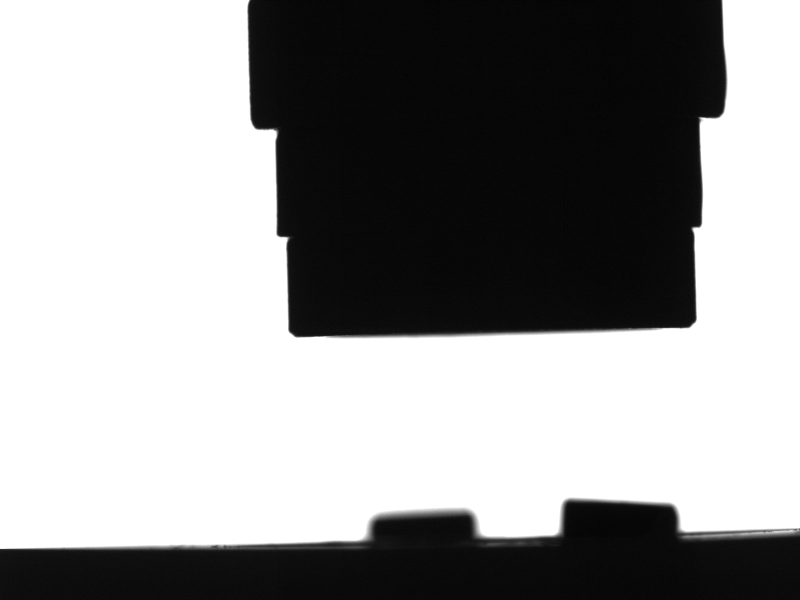
#> input picture Showcase/perfect.bmp, 1600 x 1200 px (shown at 1/2 size)
$ python matchTestSingleNoDis.py   (Python 2 division)   (older library calls are emulated)
#> lines starting #> are read from the running program, lines starting #| are printed output that depends on the picture; after the words box and inside, x2 and y2 are one past the last pixel; in counts of white or black regions, pixels touching at a corner belong together; long printed decimals are rounded
### Showcase/cvlib.py
"""
BNL NSLS-2 Computer Vision Module
Author: William Watson
Date: 2016-7-14

This Module contains numerous functions designed to
help in the data manipulation of images on the Beam-lines within NSLS-2.
It Uses the numpy and cv2 libraries to construct a simple module to
make image processing and computer vision easier, faster, and more compact.
"""

# DEPENDENCIES
import cv2
import numpy as np
import sys
import time
from matplotlib import pyplot as plt
import matplotlib
from epics import caget, caput
from scipy.optimize import leastsq


# VERSION
__version__ = "0.5.4.1"
__opencv__ = cv2.__version__
__npversion__ = np.version.version
__sysver__ = sys.version
__matplotlibver__ = matplotlib.__version__


# GLOBAL VARS
colorMap_flag = {"autumn":0, "bone":1, "jet":2, "winter":3, "rainbow":4, "ocean":5, "summer":6, "spring":7, "cool":8, "hsv":9, "pink":10, "hot":11}
border_flag = {"constant":0, "reflect":2, "reflect101":4, "replicate":1, "default":4, "wrap":3}
EPICSTYPE = {1 : np.uint16 , 0 : np.uint8, 2:np.uint32, 3: np.uint64}
EPICSCOLOR = {0: "gray", 1: "bayer", 2: "RBG1"}

#######################################################################################

# EXPERIMENTAL SECTION - ALL NEW METHODS GO HERE FIRST FOR TESTING
#FIX FIX FIX

# METHODS KNOWN TO BE BROKEN / Need Further Looking!!!!!!!!!


# [1038 lines left out: functions backgroundSubtract, enhance, watershed, drawHarrisSubPixel, depthImg, sharpen and 49 more, not called in this run]


def grayscale(img):
        """
        Returns a grayscale version of img

        Params:
	* img - image

        Returns:
	* Grayscale image
        """
	if img is None:
		print "Img is None"
		sys.exit()
	if len(img.shape) > 2:
		return cv2.cvtColor(img, cv2.COLOR_BGR2GRAY)
	else:
		return img


# [166 lines left out: functions cvtColor, applyColorMap, applyJET, applyHSV, getColorMapFlags, bgr2hsv and 4 more, not called in this run]


def centroid(cnt):
        """
        Returns the centroid to a given contour

        Params:
	* cnt - contour

        Returns:
	* (cx, cy) -> Pixel Position of the Centroid
        """
	M = cv2.moments(cnt)
	cx = int(M['m10']/M['m00'])
	cy = int(M['m01']/M['m00'])
	return (cx, cy)


# [31 lines left out: functions centroidFloat, plotCentroid, not called in this run]


def sort(contours):
        """
        Sorts a list of contours by number of points, in descending order

        Params:
	* contours - list of contours to sort

        Returns:
	* Sorted list of contour objects such that the largest contour is first
        """
	return sorted(contours, reverse=True, key=len)


# [13 lines left out: function sortList, not called in this run]


def findContours(img, thresh=127, val=255):
        """
        Returns the contours to a given image, sorted by size of contour

        Params:
	* img - Image to find contours in
	* thresh - OPTIONAL - threhsold value used
	* val - OPTIONAL - value to set items in threshold

        Returns:
	* Sorted List of Contours found in img
        """
	gray = grayscale(img)
	ret, binary = cv2.threshold(gray, thresh, val, cv2.THRESH_BINARY_INV)
	bina, contours, hierarchy = cv2.findContours(binary, cv2.RETR_TREE, cv2.CHAIN_APPROX_SIMPLE)
	errorCheckContour(contours)
	return sort(contours)


# [16 lines left out: function findCntHierarchy, not called in this run]


def errorCheckContour(contours):
        """
        Error checks the contours in images and stops program if something is wrong

        Params:
	* contours - list of contours to error check
        """
	if contours is None:
		print "ERROR: FindContours: Missing objects: No contours found, please check image...\n"
		sys.exit() # maybe return false?


# [464 lines left out: functions contourApprox, aspectRatio, extent, boundingRect, boundingRectPoints, minEncloseCircle and 26 more, not called in this run]


def matchShapes(cnt1, cnt2):
        """
        Takes two contours and compares them.

        Params:
	* cnt1 - first contour
	* cnt2 - second contour

        Returns:
	* metric showing similarity, lower the result, better the match
        """
	ret = cv2.matchShapes(cnt1, cnt2, 1, 0.0)
	return ret


# [144 lines left out: functions binaryThreshold, adaptiveMeanThreshold, adaptiveGaussianThreshold, otsu, rotate, edgeDetect and 2 more, not called in this run]


def load(filename, flag=None):
        """
        Loads an image from a file name and returns it in color mode (default).
        Safety check if img fails to load.

        Params:
	* filename - filename of image
	* flag - OPTIONAL - open mode: 1 = COLOR, 0 = GRAYSCALE, -1 = UNCHANGED

        Returns:
        * Loaded Img if sucessful
        """
	if flag is None:
		img = cv2.imread(filename)
	elif flag is 1 or flag is 0 or flag is -1:
		img = cv2.imread(filename, flag)
	else:
		print "ERROR: Load: Incorrect flag parameter: " + str(flag) + "\n"
		sys.exit()
	if img is None:
		print "ERROR: Load: Image not found/supported at: " + str(filename) + "\n"
		sys.exit()
	else:
		return img


# [112 lines left out: functions fetchImg, epicscaget, epicscaput, epicscainfo, getColorFlag, backProjection, not called in this run]


def templateMatchSingle(img, template):
        """
        Template Matching - Single Object, will find the points to draw a rectangle over given template

        Params:
	* img - image
	* template - template image to match

        Returns:
	* (top left, bottom right) - points of a rectangle
        """
	img = grayscale(img)
	template = grayscale(template)
	w, h = template.shape[::-1]
	res = cv2.matchTemplate(img, template, cv2.TM_CCOEFF)
	min_val, max_val, min_loc, max_loc = cv2.minMaxLoc(res)
	top_left = max_loc
	bottom_right = (top_left[0] + w, top_left[1] + h)
	return top_left, bottom_right


# [1171 lines left out: functions drawMatch, save, getSupportedFileFormats, saveImgs, templateMatchMulti, drawMatchMulti and 53 more, not called in this run]

# End of File

### Showcase/matchTestSingleNoDis.py
#!/usr/bin/env python
"""
Author: William Watson
This program finds the pin and gripper through all 19
photos.
"""

import cvlib

best = cvlib.load("perfect.bmp")
#> in load, img is the input picture: shape (1200, 1600, 3); min 0, max 255, mean 152.8
#bestTh = cvlib.binaryThreshold(best, threshVal=100, invert=False)
contours = cvlib.findContours(best, thresh=100)
#> in findContours, `ret, binary = cv2.threshold(gray, thresh, val, cv2.THRESH_BINARY_INV)`:
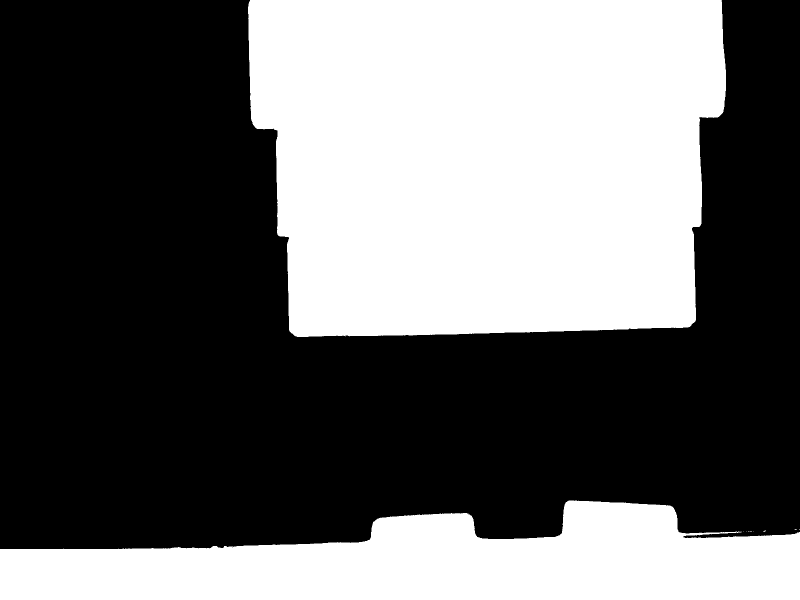
#> binary: shape (1200, 1600) (shown at 1/2 size); 41.4% white; 10 white regions (8 under 20 px)
#> in findContours, `ret, binary = cv2.threshold(gray, thresh, val, cv2.THRESH_BINARY_INV)`: ret = 100
#> in findContours, `bina, contours, hierarchy = cv2.findContours(binary, cv2.RETR_TREE, cv..`: contours = 11 contours, 9 with area under 20; largest, box (x1, y1, x2, y2) and area: (496, 0, 1452, 674) 580659, (0, 1001, 1600, 1200) 210110
contours = contours[1]
#> contours = contour of 384 points, box (x1, y1, x2, y2) (496, 0, 1452, 674), area 580659
# [4 lines of commented-out code are left out]
img = cvlib.load("photo01.bmp")
#> call 2 of load, with filename = 'photo01.bmp'
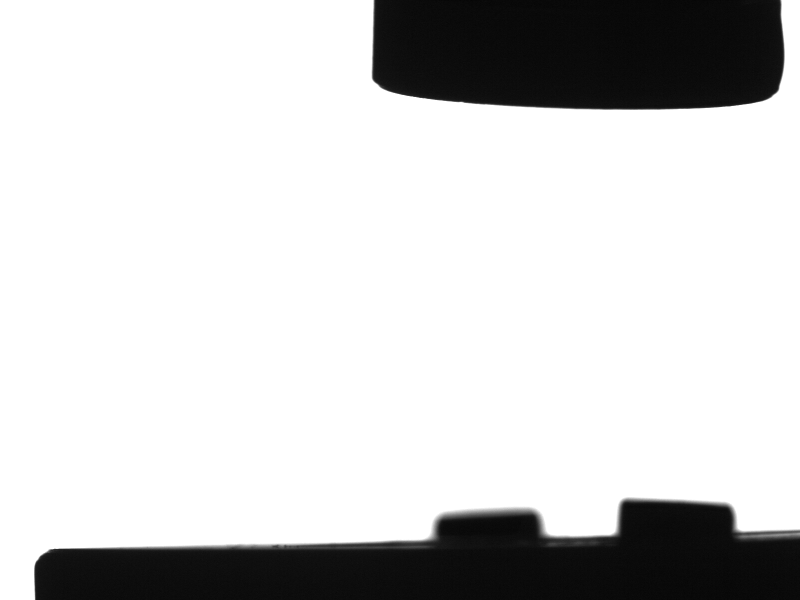
#> input picture Showcase/photo01.bmp, 1600 x 1200 px (shown at 1/2 size)
#> in load, img is the input picture: shape (1200, 1600, 3); min 0, max 255, mean 207.6
#imgTh = cvlib.binaryThreshold(img, threshVal=100, invert=False)
cnts = cvlib.findContours(img, thresh=100)
#> call 2 of findContours, with thresh = 100, val = 255
#> in findContours (call 2), `ret, binary = cv2.threshold(gray, thresh, val, cv2.THRESH_BINARY_INV)`:
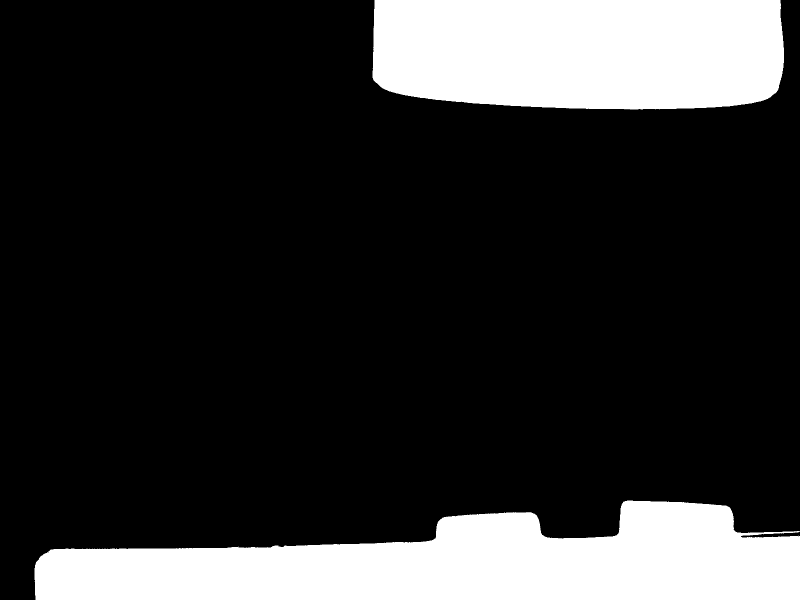
#> binary: shape (1200, 1600) (shown at 1/2 size); 19.4% white; 2 white regions
#> in findContours (call 2), `bina, contours, hierarchy = cv2.findContours(binary, cv2.RETR_TREE, cv..`: contours = 3 contours, 1 with area under 20; largest, box (x1, y1, x2, y2) and area: (69, 1001, 1600, 1200) 200793, (745, 0, 1568, 219) 169088
#> cnts has the same summary as contours in findContours
cx, cy = cvlib.centroid(cnts[0])
#> in centroid, `M = cv2.moments(cnt)`: M = moments, m00 200793, centre m10/m00, m01/m00 = (916, 1129)
#> in centroid, `cx = int(M['m10']/M['m00'])`: cx = 915
#> in centroid, `cy = int(M['m01']/M['m00'])`: cy = 1128
#> cx = 915; cy = 1128
if cy < 700:
        mount = cnts[0]
else:
        mount = cnts[1]
#> mount = contour of 248 points, box (x1, y1, x2, y2) (745, 0, 1568, 219), area 169088
#cvlib.drawContour(img, mount, thickness = 5)
#cvlib.drawContour(img, contours, thickness = 5, color=(255,255,0))
print "Image  " + str(cvlib.matchShapes(contours, mount)) + " Sim"
#> in matchShapes, `ret = cv2.matchShapes(cnt1, cnt2, 1, 0.0)`: ret = 1.35
#| Image  1.352 Sim
pinner = cvlib.templateMatchSingle(img, cvlib.load("pin.bmp"))
#> call 3 of load, with filename = 'pin.bmp'
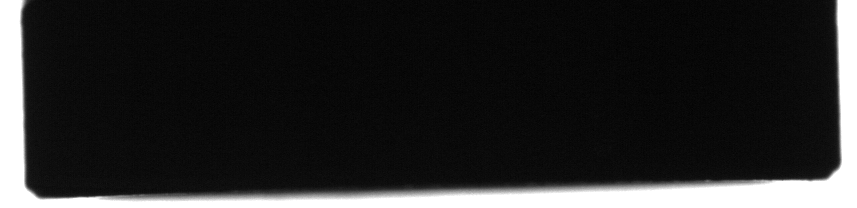
#> input picture Showcase/pin.bmp, 857 x 208 px
#> in load, img is the input picture: shape (208, 857, 3); min 0, max 255, mean 41.4
#> in templateMatchSingle, `res = cv2.matchTemplate(img, template, cv2.TM_CCOEFF)`:
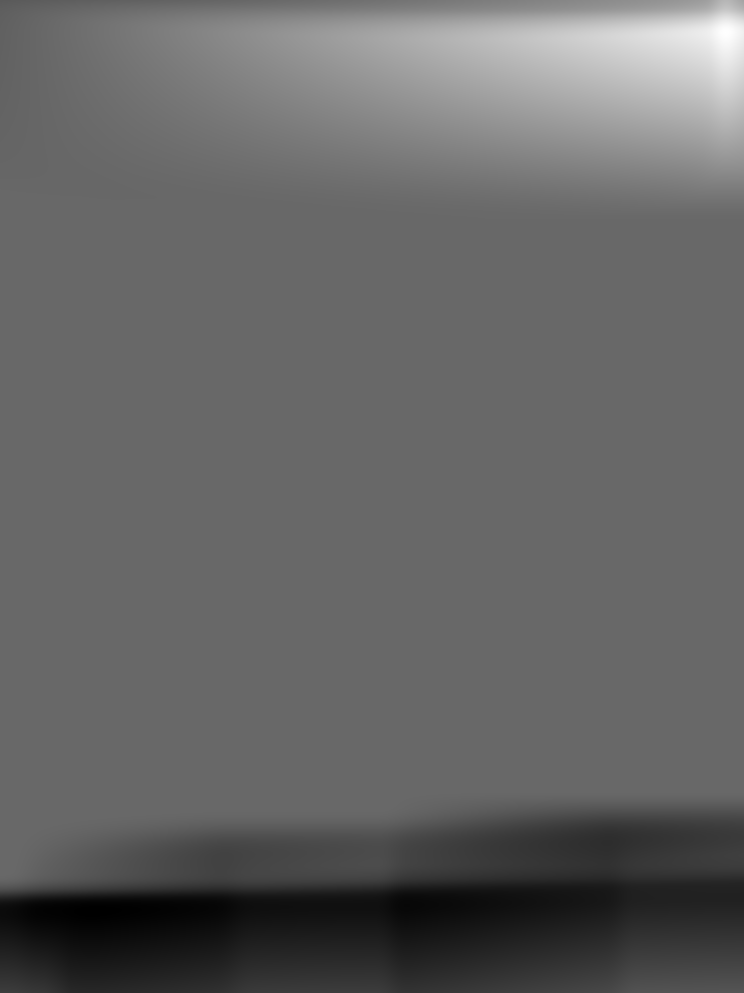
#> res: shape (993, 744) float32; min -752227776, max 1.08e+09, mean -22915898; drawn with min black and max white
#> in templateMatchSingle, `min_val, max_val, min_loc, max_loc = cv2.minMaxLoc(res)`: min_val = -752227776; max_val = 1.08e+09; min_loc = (94, 910); max_loc = (725, 32)
#> in templateMatchSingle, `bottom_right = (top_left[0] + w, top_left[1] + h)`: bottom_right = (1582, 240)
#> pinner = ((725, 32), (1582, 240))
grip = cvlib.templateMatchSingle(img, cvlib.load("gripper.bmp"))
#> (the program exits here)
